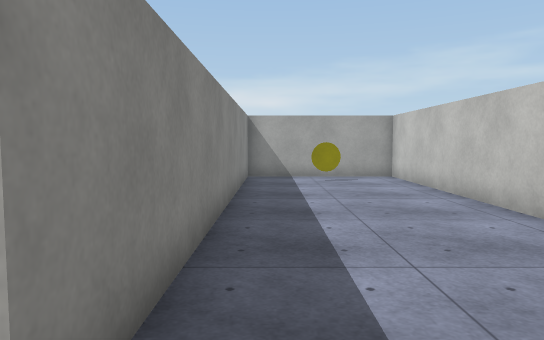
view 1 (above)

22 first-person views from a walk through a 3-D level made in the Unity game engine. The camera is 1.3 m above the floor, tilts 4° down and sees 70° across. The floor is counted in squares, 1 m on a side. Each view is taken from the middle of a square. On the plan, view 1 faces up. The plan holds only what a view shows up to about 16 squares ahead; the rest is blank. The player character is not drawn. Surface patterns are stand-ins for the level's own textures.

view 2
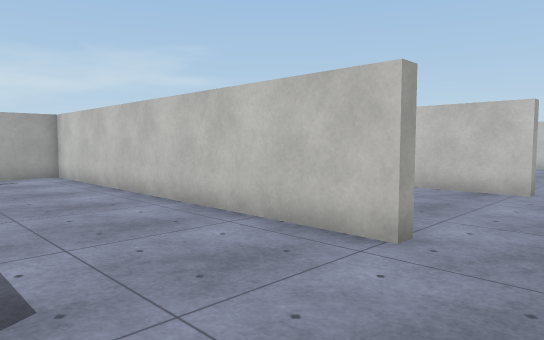

view 3
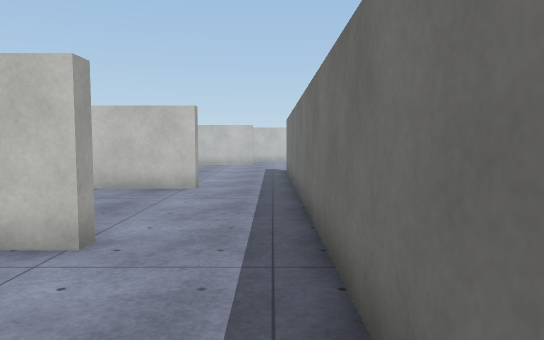

view 4
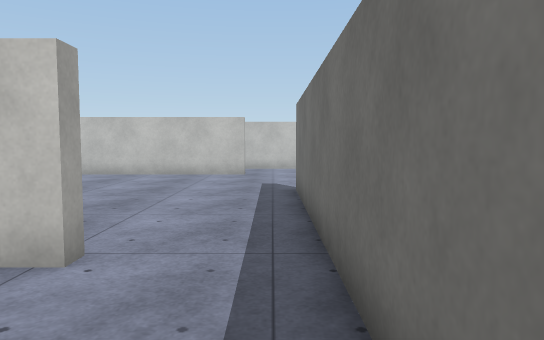

view 5
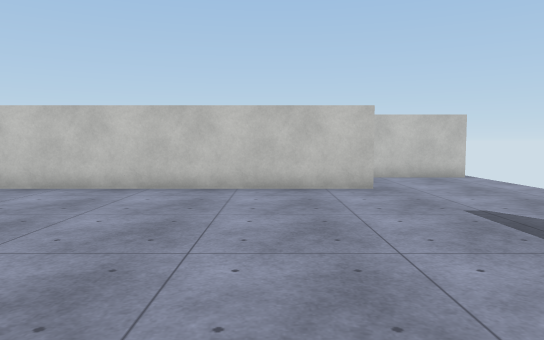

view 6
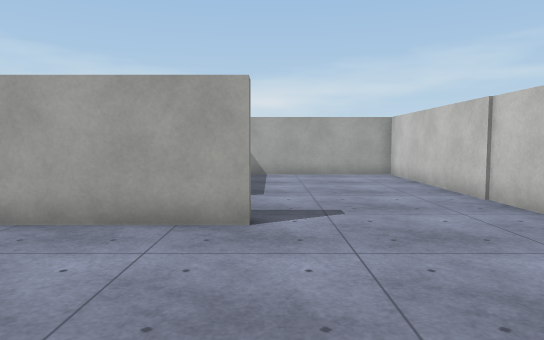

view 7
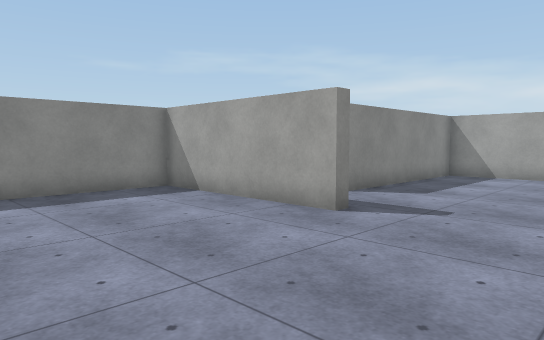

view 8
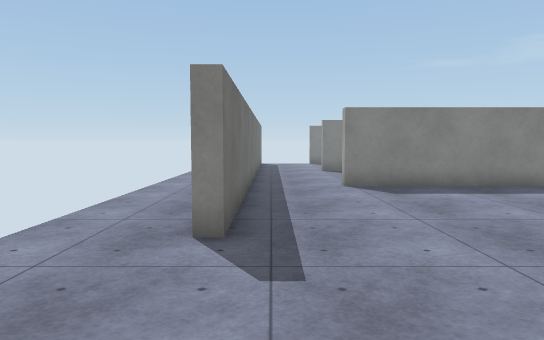

view 9
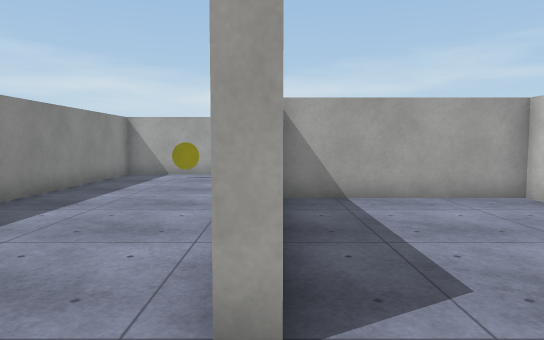

view 10
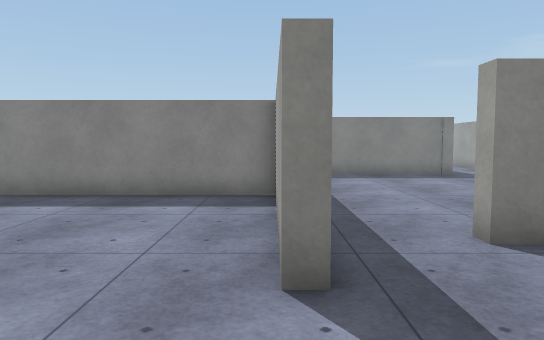

view 11
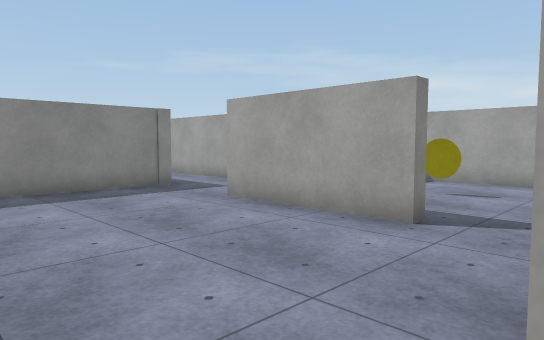

view 12
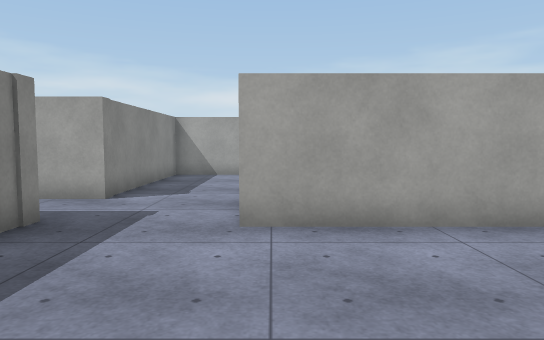

view 13
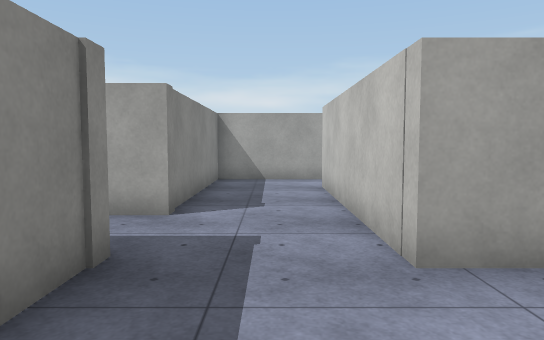

view 14
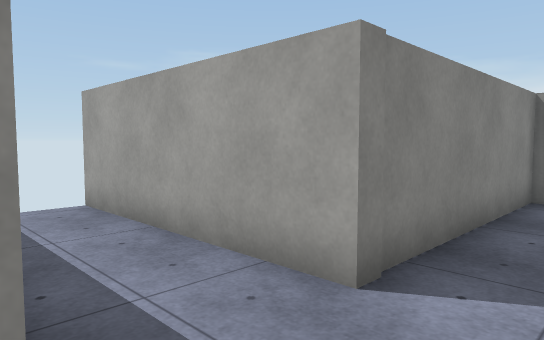

view 15
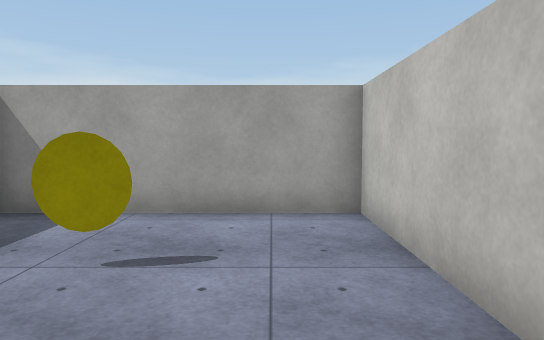

view 16
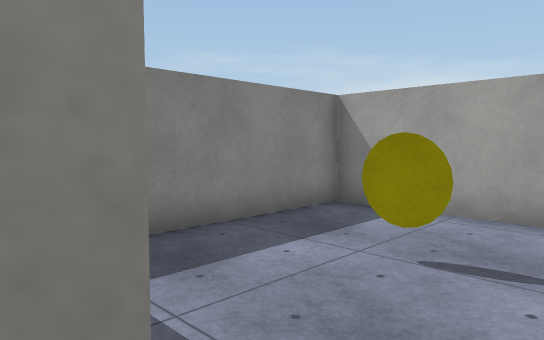

view 17
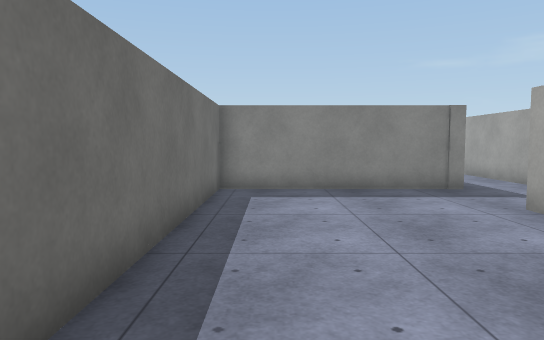

view 18
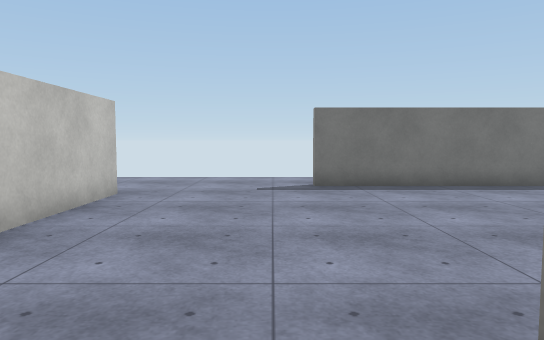

view 19
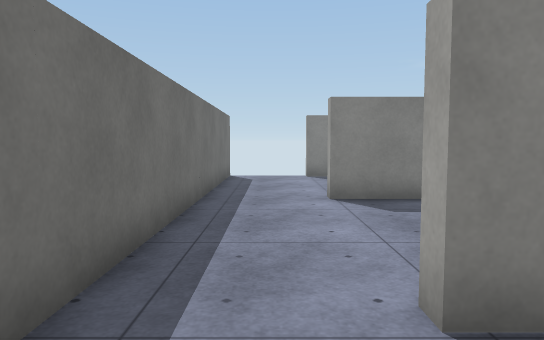

view 20
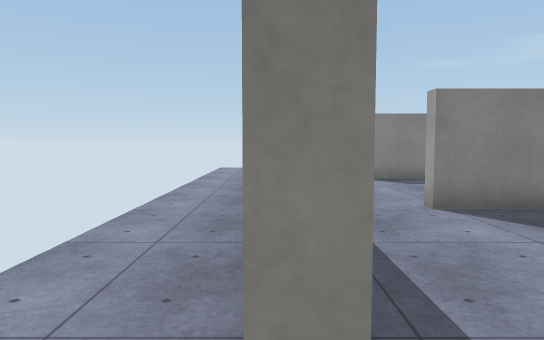

view 21
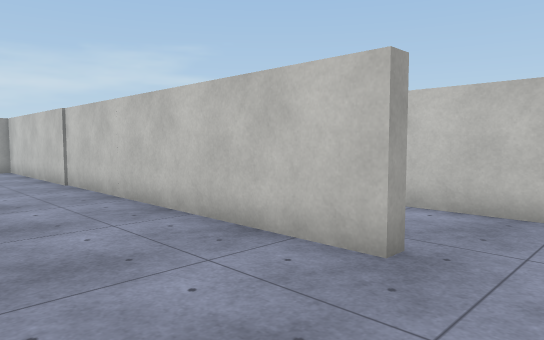

view 22
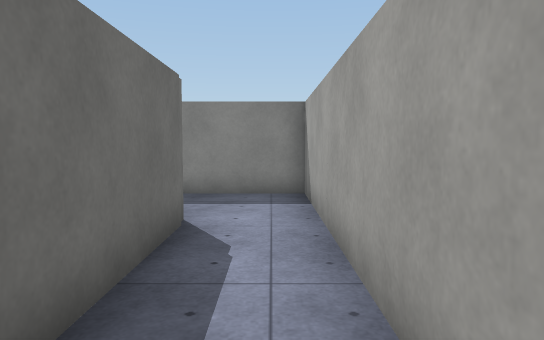

### Floor plan
Ten units are one square. View 1 is at (0, 0); x grows to the right and y downward. Boxes are objects, and circles mark ways between rooms. Rooms are numbered by the first view taken in them; rooms with no view inside come last. Other rooms are left out.
<svg viewBox="-20 -253 295 300">
<path fill="none" stroke="#000" d="M110 -81 52 -81M51 -36 51 -13 46 -13 46 -150 -9 -150 -9 -13 -14 -13M177 -86 177 -81 114 -81 114 -12 110 -12 110 -41M235 -1 230 -1 230 -179 161 -179 161 -108 156 -108M-12 17 177 17 177 21M265 42 265 5M51 -155 51 -85 140 -85M132 -150 85 -150 85 -226 130 -226M139 -248 51 -248 51 -179 -15 -179M132 -155 132 -150M157 -172 157 -221 89 -221 89 -175"/>
<rect x="15" y="-135" width="10" height="10" fill="#bbb"><title>yellow disc</title></rect>
<rect x="115" y="-195" width="10" height="10" fill="#bbb"><title>yellow disc</title></rect>
<circle cx="160" cy="-95" r="3" fill="#2a7"/>
<circle cx="145" cy="-150" r="3" fill="#2a7"/>
<text x="120" y="-40">1</text>
<text x="80" y="-160">2</text>
<text x="130" y="-180">3</text>
</svg>
Room 1 opens to room 2. Room 2 opens to room 3.

Where each view was taken, in squares from view 1:
view 1: 0 up, 0 right, facing up
view 2: 1 down, 0 right, facing up-right
view 3: 1 down, 0 right, facing right
view 4: 1 down, 7 right, facing right
view 5: 3 up, 12 right, facing right
view 6: 2 up, 18 right, facing up
view 7: 2 up, 22 right, facing up-left
view 8: 1 down, 23 right, facing left
view 9: 1 down, 5 right, facing up
view 10: 8 up, 21 right, facing left
view 11: 9 up, 16 right, facing up-left
view 12: 9 up, 9 right, facing up
view 13: 11 up, 7 right, facing up
view 14: 15 up, 7 right, facing up-left
view 15: 15 up, 14 right, facing up
view 16: 15 up, 14 right, facing up-left
view 17: 10 up, 16 right, facing left
view 18: 10 up, 19 right, facing down
view 19: 0 up, 14 right, facing left
view 20: 2 down, 19 right, facing left
view 21: 2 down, 19 right, facing up-right
view 22: 24 up, 15 right, facing left
